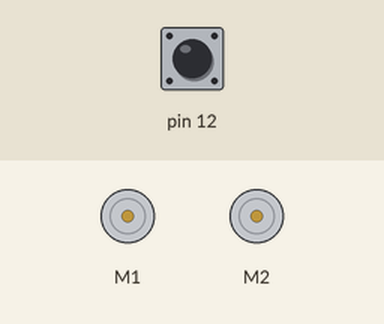
This sketch was run on a simulated Arduino Uno, built with avr-gcc and run on an emulated ATmega328P. Parts: 2 × DC motor (green arrow = forward, orange = backward, longer = faster). The test bench sets the inputs (shaded band); at power-on: pin 12 HIGH.

Above: at 0.8 s.
0.9 s: pin 12 pulled LOW for 0.15 s
At 4.2 s:
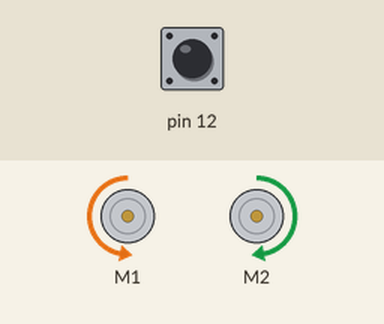
At 5.1 s:
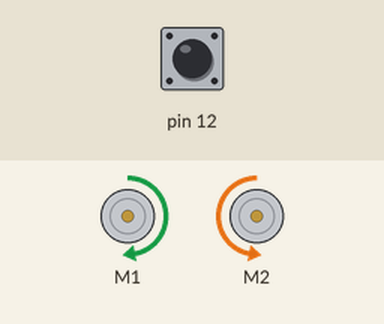
Timing chart, 0 to 8.2 s (numbered marks = the images above; inputs shaded):
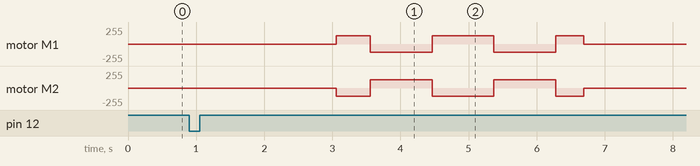

The sketch:

zumo.ino
```cpp
#include <ZumoShield.h>
#include <ZumoMotors.h>
#include <ZumoReflectanceSensorArray.h>
#include <Pushbutton.h>

unsigned int sensors[6];
int actualPosition;
int error;
int previousError;
ZumoMotors motors;
ZumoReflectanceSensorArray reflectanceSensors;
Pushbutton button(ZUMO_BUTTON);
int MAX_SPEED = 450;

void setup() {
  reflectanceSensors.init();
  button.waitForButton();
  delay(2000);

  // sensor calibration
  for (int i = 0; i < 80; i++) {
    if ((i > 10 && i <= 30) || (i > 50 && i <= 70))
      motors.setSpeeds(-200, 200);
    else
      motors.setSpeeds(200, -200);
    reflectanceSensors.calibrate();
    delay(20);
  }

  motors.setSpeeds(0,0);
  Serial.begin(9600);
  button.waitForButton();
  delay(1000);
}

void loop() {
  actualPosition = reflectanceSensors.readLine(sensors);
  //
  // TODO: try different motor speeds; observe the readLine() result under different positions.
  //
  // TODO (line-following algorithm):
  // Calculate error as deviation from the center (value 2500).
  // Apply proportional correction to the coresponding motor.
  // *** BONUS: Apply PD/PID control. ***
}
```
